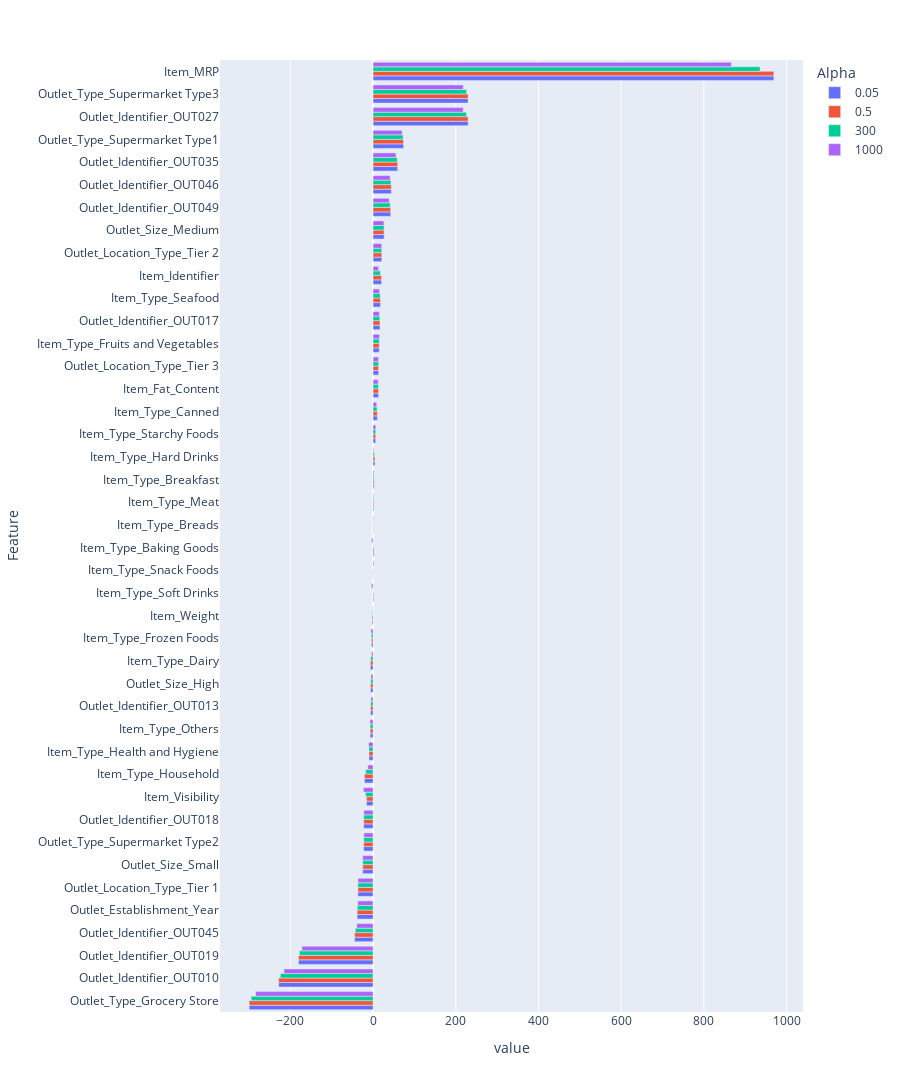

The code cell stored with this chart in its notebook:
### Code cell
bar_chart = pd.DataFrame({'Feature': x_train.columns,
                          '0.05': ridgeReg1.coef_,
                          '0.5': ridgeReg2.coef_,
                          '300': ridgeReg3.coef_,
                          '1000': ridgeReg4.coef_})

fig = px.bar(bar_chart, x=['0.05', '0.5', '300', '1000'], y='Feature')

fig.update_layout(legend=dict(title="Alpha"),
                  barmode='group',
                  height=1200,
                  yaxis={'categoryorder':'total ascending'})
fig.show()

### Figure 1 — Plotly figure (JSON) as saved in the notebook; plotly's stock layout.template omitted (floating-point values rounded to 4 significant figures)
{"data": [{"hovertemplate": "variable=0.05<br>value=%{x}<br>Feature=%{y}<extra></extra>", "legendgroup": "0.05", "marker": {"color": "#636efa", "pattern": {"shape": ""}}, "name": "0.05", "orientation": "h", "showlegend": true, "textposition": "auto", "type": "bar", "x": [20.54, -2.317, 13.19, -15.73, 969.3, -38.53, 2.463, 0.8097, 2.626, 10.23, -6.499, -3.885, 14.9, 4.568, -9.812, -20.86, 2.029, -6.955, 17.92, -0.8415, 1.839, 6.368, -228.2, -6.073, 16.82, -22.69, -180.4, 229.8, 59.56, -44.6, 44.13, 42.6, -6.073, 26.79, -24.87, -36.65, 21.13, 13.41, -299.7, 73.71, -22.69, 229.8], "xaxis": "x", "y": ["Item_Identifier", "Item_Weight", "Item_Fat_Content", "Item_Visibility", "Item_MRP", "Outlet_Establishment_Year", "Item_Type_Baking Goods", "Item_Type_Breads", "Item_Type_Breakfast", "Item_Type_Canned", "Item_Type_Dairy", "Item_Type_Frozen Foods", "Item_Type_Fruits and Vegetables", "Item_Type_Hard Drinks", "Item_Type_Health and Hygiene", "Item_Type_Household", "Item_Type_Meat", "Item_Type_Others", "Item_Type_Seafood", "Item_Type_Snack Foods", "Item_Type_Soft Drinks", "Item_Type_Starchy Foods", "Outlet_Identifier_OUT010", "Outlet_Identifier_OUT013", "Outlet_Identifier_OUT017", "Outlet_Identifier_OUT018", "Outlet_Identifier_OUT019", "Outlet_Identifier_OUT027", "Outlet_Identifier_OUT035", "Outlet_Identifier_OUT045", "Outlet_Identifier_OUT046", "Outlet_Identifier_OUT049", "Outlet_Size_High", "Outlet_Size_Medium", "Outlet_Size_Small", "Outlet_Location_Type_Tier 1", "Outlet_Location_Type_Tier 2", "Outlet_Location_Type_Tier 3", "Outlet_Type_Grocery Store", "Outlet_Type_Supermarket Type1", "Outlet_Type_Supermarket Type2", "Outlet_Type_Supermarket Type3"], "yaxis": "y"}, {"hovertemplate": "variable=0.5<br>value=%{x}<br>Feature=%{y}<extra></extra>", "legendgroup": "0.5", "marker": {"color": "#EF553B", "pattern": {"shape": ""}}, "name": "0.5", "orientation": "h", "showlegend": true, "textposition": "auto", "type": "bar", "x": [20.53, -2.316, 13.18, -15.73, 969.3, -38.53, 2.46, 0.8101, 2.626, 10.23, -6.498, -3.886, 14.9, 4.566, -9.812, -20.85, 2.028, -6.955, 17.92, -0.8399, 1.835, 6.368, -228.2, -6.072, 16.82, -22.69, -180.4, 229.8, 59.56, -44.59, 44.13, 42.6, -6.072, 26.79, -24.87, -36.65, 21.13, 13.41, -299.7, 73.71, -22.69, 229.8], "xaxis": "x", "y": ["Item_Identifier", "Item_Weight", "Item_Fat_Content", "Item_Visibility", "Item_MRP", "Outlet_Establishment_Year", "Item_Type_Baking Goods", "Item_Type_Breads", "Item_Type_Breakfast", "Item_Type_Canned", "Item_Type_Dairy", "Item_Type_Frozen Foods", "Item_Type_Fruits and Vegetables", "Item_Type_Hard Drinks", "Item_Type_Health and Hygiene", "Item_Type_Household", "Item_Type_Meat", "Item_Type_Others", "Item_Type_Seafood", "Item_Type_Snack Foods", "Item_Type_Soft Drinks", "Item_Type_Starchy Foods", "Outlet_Identifier_OUT010", "Outlet_Identifier_OUT013", "Outlet_Identifier_OUT017", "Outlet_Identifier_OUT018", "Outlet_Identifier_OUT019", "Outlet_Identifier_OUT027", "Outlet_Identifier_OUT035", "Outlet_Identifier_OUT045", "Outlet_Identifier_OUT046", "Outlet_Identifier_OUT049", "Outlet_Size_High", "Outlet_Size_Medium", "Outlet_Size_Small", "Outlet_Location_Type_Tier 1", "Outlet_Location_Type_Tier 2", "Outlet_Location_Type_Tier 3", "Outlet_Type_Grocery Store", "Outlet_Type_Supermarket Type1", "Outlet_Type_Supermarket Type2", "Outlet_Type_Supermarket Type3"], "yaxis": "y"}, {"hovertemplate": "variable=300<br>value=%{x}<br>Feature=%{y}<extra></extra>", "legendgroup": "300", "marker": {"color": "#00cc96", "pattern": {"shape": ""}}, "name": "300", "orientation": "h", "showlegend": true, "textposition": "auto", "type": "bar", "x": [17.72, -1.719, 12.96, -18.32, 935.9, -38.02, 0.3992, 1.009, 2.483, 9.762, -5.609, -4.329, 15.05, 3.512, -9.956, -17.86, 1.819, -7.037, 17.16, 0.1893, -0.2862, 6.387, -224.2, -5.713, 16.34, -22.54, -177.8, 226.1, 58.29, -42.9, 43.27, 41.49, -5.713, 26.61, -24.93, -36.59, 21.09, 13.4, -294.8, 72.62, -22.54, 226.1], "xaxis": "x", "y": ["Item_Identifier", "Item_Weight", "Item_Fat_Content", "Item_Visibility", "Item_MRP", "Outlet_Establishment_Year", "Item_Type_Baking Goods", "Item_Type_Breads", "Item_Type_Breakfast", "Item_Type_Canned", "Item_Type_Dairy", "Item_Type_Frozen Foods", "Item_Type_Fruits and Vegetables", "Item_Type_Hard Drinks", "Item_Type_Health and Hygiene", "Item_Type_Household", "Item_Type_Meat", "Item_Type_Others", "Item_Type_Seafood", "Item_Type_Snack Foods", "Item_Type_Soft Drinks", "Item_Type_Starchy Foods", "Outlet_Identifier_OUT010", "Outlet_Identifier_OUT013", "Outlet_Identifier_OUT017", "Outlet_Identifier_OUT018", "Outlet_Identifier_OUT019", "Outlet_Identifier_OUT027", "Outlet_Identifier_OUT035", "Outlet_Identifier_OUT045", "Outlet_Identifier_OUT046", "Outlet_Identifier_OUT049", "Outlet_Size_High", "Outlet_Size_Medium", "Outlet_Size_Small", "Outlet_Location_Type_Tier 1", "Outlet_Location_Type_Tier 2", "Outlet_Location_Type_Tier 3", "Outlet_Type_Grocery Store", "Outlet_Type_Supermarket Type1", "Outlet_Type_Supermarket Type2", "Outlet_Type_Supermarket Type3"], "yaxis": "y"}, {"hovertemplate": "variable=1000<br>value=%{x}<br>Feature=%{y}<extra></extra>", "legendgroup": "1000", "marker": {"color": "#ab63fa", "pattern": {"shape": ""}}, "name": "1000", "orientation": "h", "showlegend": true, "textposition": "auto", "type": "bar", "x": [13.45, -0.5395, 12.36, -23.34, 866.4, -36.87, -3.48, 1.283, 2.199, 8.916, -3.732, -4.986, 15.34, 1.839, -10.66, -12.72, 1.394, -7.442, 15.69, 2.193, -3.769, 6.566, -215.5, -4.928, 15.36, -22.16, -171.9, 218.0, 55.53, -39.33, 41.35, 39.14, -4.928, 26.21, -25.04, -36.42, 20.97, 13.35, -284.1, 70.22, -22.16, 218.0], "xaxis": "x", "y": ["Item_Identifier", "Item_Weight", "Item_Fat_Content", "Item_Visibility", "Item_MRP", "Outlet_Establishment_Year", "Item_Type_Baking Goods", "Item_Type_Breads", "Item_Type_Breakfast", "Item_Type_Canned", "Item_Type_Dairy", "Item_Type_Frozen Foods", "Item_Type_Fruits and Vegetables", "Item_Type_Hard Drinks", "Item_Type_Health and Hygiene", "Item_Type_Household", "Item_Type_Meat", "Item_Type_Others", "Item_Type_Seafood", "Item_Type_Snack Foods", "Item_Type_Soft Drinks", "Item_Type_Starchy Foods", "Outlet_Identifier_OUT010", "Outlet_Identifier_OUT013", "Outlet_Identifier_OUT017", "Outlet_Identifier_OUT018", "Outlet_Identifier_OUT019", "Outlet_Identifier_OUT027", "Outlet_Identifier_OUT035", "Outlet_Identifier_OUT045", "Outlet_Identifier_OUT046", "Outlet_Identifier_OUT049", "Outlet_Size_High", "Outlet_Size_Medium", "Outlet_Size_Small", "Outlet_Location_Type_Tier 1", "Outlet_Location_Type_Tier 2", "Outlet_Location_Type_Tier 3", "Outlet_Type_Grocery Store", "Outlet_Type_Supermarket Type1", "Outlet_Type_Supermarket Type2", "Outlet_Type_Supermarket Type3"], "yaxis": "y"}], "layout": {"barmode": "group", "height": 1200, "legend": {"title": {"text": "Alpha"}, "tracegroupgap": 0}, "margin": {"t": 60}, "xaxis": {"anchor": "y", "domain": [0, 1], "title": {"text": "value"}}, "yaxis": {"anchor": "x", "categoryorder": "total ascending", "domain": [0, 1], "title": {"text": "Feature"}}}}
